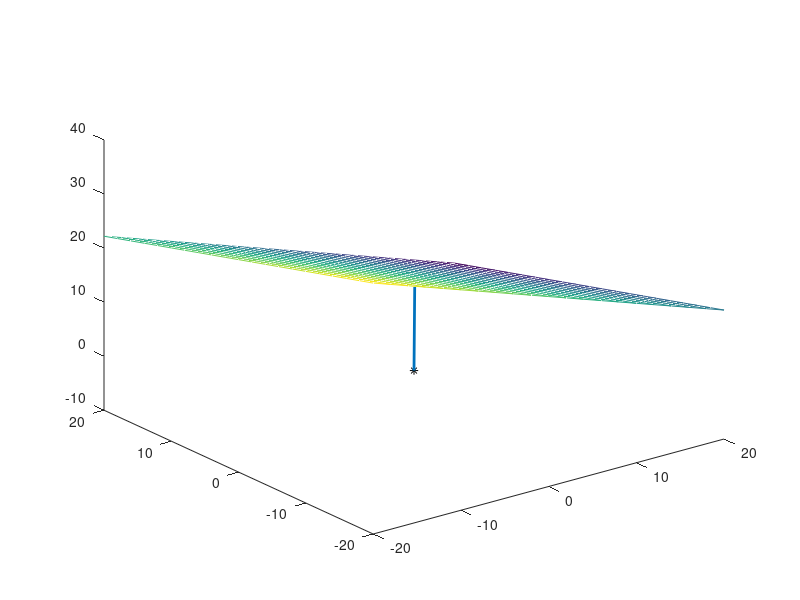

Write MATLAB code to recreate this figure. (Note: this script raises an error after producing the figure.)

addpath(genpath('../'))


clear all;close all;clc;

mu = 1.5 ; % refractive index of medium

fprintf('Testing Forward Projection for Case 1: Air-Medium\n')

fprintf('Case 1: Air-Medium. Refractive index of medium = %f\n',mu);

COP = [0;0;0];  % Camera coordinate system is origin

% generate a flat refractive layer at distance d0
d0 = 15;

% generate random normal of the flat refractive layer
n = [randn(1)*0.3 ; randn(1)*0.3 ; -1 + randn(1)*0.3];
n = n/sqrt(n'*n);
if(n(3)>=0)
    n = -n;
end

% display
figure;plot3(COP(1),COP(2),COP(3),'k-*');hold on;
[xx,yy] = meshgrid(-20:2:20,-20:2:20);
zz = (-d0 - n(1)*xx - n(2)*yy)/n(3);
mesh(xx,yy,zz);hold on

% Now we generate image points and find the final refracted ray working
% from the camera.
Ntrial = 100;
fprintf('Testing %d feature points\n',Ntrial);

deltad = 5;

for trial = 1:Ntrial
    % generate random image feature point in normalized coordinate system
    x2D = rand(2,1) - 0.5;

    rayD = [x2D ; 1];

    %find intersection of this ray with the flat refracting plane
    lamda = -d0/(n'*rayD);

    % lamda should be > 0 so that 3D point is in front
    while(lamda < 0)
        x2D = rand(2,1) - 0.5;
        rayD = [x2D ; 1];
        %find intersection of this ray with the flat plane
        % lamda*vi should lie on the plane
        lamda = -d0/(n'*rayD);
    end

    q = lamda*rayD; % q lies on flat refracting plane


    line([COP(1) ; q(1)], [COP(2) ; q(2)],[COP(3) ; q(3)] ,'LineWidth', 2 );hold on;



    % find refracted ray
    [v2,~,~] = RefractedRay(q,n,1,mu);


    %find a 3D point on this ray at some random distance
    fac = abs(20) + 10*rand(1);%, first use planar points
%     fac = abs((d0+deltad-(n'*q))/(n'*v2)*norm(v2));

    p = q + fac*v2/norm(v2);


    plot3(p(1),p(2),p(3),'g-s');hold on;
    line([p(1) ; q(1)], [p(2) ; q(2)],[p(3) ; q(3)] ,'LineWidth', 2 );


    % now we solve the forward projection equation to find the image
    % projection of this 3D point
    M = SolveForwardProjectionCase1(d0,n,mu,p);

    imageProj = [M(1)/M(3); M(2)/M(3)];

    % the image projection should match the original feature point
    ee(trial,1) = sum(abs(imageProj - x2D));

    xy(:,trial) = x2D + randn(2,1)*1e-4;
    XYZ(:,trial) = p;
end
figure;plot(ee);title('error between ground truth and computed projection using AFP');
fprintf('mean error between ground truth feature point and computed projection using AFP = %f\n',mean(ee));

Rgt = eye(3);
Tgt = zeros(3,1);

opt_z = [rand(1,2)*2-1,-1]';opt_z = opt_z ./ norm(opt_z);
rotaxis = cross([0;0;1],opt_z);
rotaxis = rotaxis ./ norm(rotaxis);
rotangle = acos(dot(opt_z,[0;0;1]));
% R = expSO3(theta*rotaxis);
% rotaxis = randn(3,1);%cross(n,[0,0,-1]');
% rotaxis = rotaxis./norm(rotaxis);
% rotangle = rand(1)*0.001;%acos(dot(n,[0,0,-1]'));
if abs(rotangle) > 1e-6
    Rgt = expSO3(rotangle.*rotaxis)';
    XYZnew = Rgt' * XYZ;
    Tgt = -Rgt*(d0 + 2 + rand(3,1).*5);%[0;0;-mean(XYZnew(3,:))];
    XYZ = XYZnew+(-Rgt'*Tgt);
end
w = Rot2RPY(Rgt);

Rgt

disp('=======================')
KK = eye(3);
CameraRays = [xy;ones(1,size(xy,2))];
Pall = XYZ;

N = size(Pall,2);

figure;
set(gcf,'Color',[1 1 1]);
set(gca,'FontSize',16);
set(gca,'FontName','Arial');
plot3(Pall(1,:),Pall(2,:),Pall(3,:),'r*');
title('3D Points in Object Coordinate System');
grid on

ray2D = inv(KK)*CameraRays;

disp('=================================')
disp('=================================')
fprintf('Now running 8 pt algorithm for planar grid\n');
disp('==========8 pt =======================')
solVec = EightPointEstimationOneLayerCase1KnownMu(ray2D,Pall,mu);
ne8pt = solVec(1:3);
tau8pt = solVec(4);
R8pt = RPY2Rot(solVec(5:7));
t8pt = solVec(8:10);
w8pt = solVec(5:7);
disp('======8 pt ==========')
fprintf('rotation [degrees]: true = [%f,%f,%f], estimated = [%f,%f,%f]\n',w(1),w(2),w(3),w8pt(1),w8pt(2),w8pt(3));
fprintf('translation [m]: true = [%f,%f,%f], estimated = [%f,%f,%f]\n',Tgt(1),Tgt(2),Tgt(3),t8pt(1),t8pt(2),t8pt(3));
fprintf('distance of plane in m: ground truth = %f, estimated = %f\n',d0,tau8pt);

Reproj8pt = ReprojectionErrorOneLayersCase1(ne8pt,w8pt,t8pt,tau8pt,CameraRays,Pall,KK,mu);
fprintf('After 8 pt algo: Reprojection Error = %f pixels\n',Reproj8pt);


disp('===============================')
disp('===============================')
disp('===============================')
fprintf('We got the initial estimates. Now minimizing re-projection error using analytical forward projection equations');
%non-linear optimization
x0 = [ne8pt(1:2)/abs(ne8pt(3)) ; w8pt ; t8pt ; tau8pt ; ];
options = optimset('Display','iter','TolFun',1e-6,'TolX',1e-6,'MaxIter',5000,'MaxFunEvals',10000);
x = lsqnonlin(@CostFuncOneLayersCase1,x0,[],[],options,CameraRays,Pall,KK,mu);
ne8pt_1 = [x(1:2) ; -1];
ne8pt_1 = ne8pt_1/norm(ne8pt_1);
w8pt_1 = x(3:5);
t8pt_1 = x(6:8);
tau8pt_1 = x(9);

disp('======After Non-Linear refinement==========')
fprintf('rotation [degrees]: true = [%f,%f,%f], estimated = [%f,%f,%f]\n',w(1),w(2),w(3),x(3),x(4),x(5));
fprintf('translation [m]: true = [%f,%f,%f], estimated = [%f,%f,%f]\n',Tgt(1),Tgt(2),Tgt(3),x(6),x(7),x(8));
fprintf('distance of plane in m: ground truth = %f, estimated = %f\n',d0,x(9));
Reproj8ptBA = ReprojectionErrorOneLayersCase1(ne8pt_1,w8pt_1,t8pt_1,tau8pt_1,CameraRays,Pall,KK,mu);
fprintf('Final reprojection error = %f pixels\n',Reproj8ptBA);


disp('===============================')
disp('===============================')
disp('===============================')
fprintf('We got the initial estimates. Now minimizing re-projection error using analytical backward projection equations');

refra_n1 = 1;
refra_n2 = mu;
R1 = RPY2Rot(solVec(5:7));
t1 = -R1'*solVec(8:10);
views = 1;

% covert normal to Rpre
n1t = R1'*ne8pt;n1t = n1t./norm(n1t);

d = abs(dot(n1t,t1)) - tau8pt;

if n1t(3)<0, n1t = n1t*-1;end
rotaxis = cross(n1t,[0;0;1]);
rotaxis = rotaxis ./ norm(rotaxis);
theta = acos(dot(n1t,[0;0;1]));
if abs(theta) < 1e-6
    Rpre = eye(3);
else
    Rpre = expSO3(theta*rotaxis);
end
assert(abs(dot(Rpre*n1t,[0;0;1])-1)<1e-6);

[nopt,dopt,R,t] = solveJointOptimization({XYZ},{xy}, KK, refra_n1, refra_n2, Rpre, d, {R1}, {t1},views);

x(3:5) = Rot2RPY(R);
x(6:8) = t;
tmp = -R'*t;
x(9) = abs(dot(nopt,tmp)) - dopt;
ne8pt_2 = R*nopt;
w8pt_2 = x(3:5);
t8pt_2 = x(6:8);
tau8pt_2 = x(9);

disp('======After Non-Linear refinement==========')
fprintf('rotation [degrees]: true = [%f,%f,%f], estimated = [%f,%f,%f]\n',w(1),w(2),w(3),x(3),x(4),x(5));
fprintf('translation [m]: true = [%f,%f,%f], estimated = [%f,%f,%f]\n',Tgt(1),Tgt(2),Tgt(3),x(6),x(7),x(8));
fprintf('distance of plane in m: ground truth = %f, estimated = %f\n',d0,x(9));
Reproj8ptBA = ReprojectionErrorOneLayersCase1(ne8pt_2,w8pt_2,t8pt_2,tau8pt_2,CameraRays,Pall,KK,mu);
fprintf('Final reprojection error = %f pixels\n',Reproj8ptBA);


function [n,d,R,t] = solveJointOptimization(Q,q,K,ior1,ior2,Rpre,d,R0,t0,id)
% this n is norm of the refractive plane in camera coordinate system
% d is the perpendicular distance between the refractive plane to the
% camera center.

    %% here starts joint optimization
    views = length(Q);
    views = min(views,id);
    rvec=cell(views,1);
    tvec=cell(views,1);
    norm_ray_u = cell(views,1);
    R = cell(views,1);
    t = cell(views,1);
    lambda = ior1 / ior2;

    for i = 1:views
        % get initial pose
%         [rvec{i},tvec{i}] = cv.solvePnP(Q{i}',q{i}',K,'Method','Iterative');
        R{i} = R0{i};
        t{i} = t0{i};% t in world coordinate
        if size(q{i},1) == 2
            % get homogeneous coordinates
            q{i} = [q{i};ones(1,size(q{i},2))];
        end
        % step-1, ray in camera
        ray_u = inv(K)*q{i};
        norm_ray_u{i} = ray_u ./ sqrt(ray_u(1,:).^2+ray_u(2,:).^2+ray_u(3,:).^2);
    end
    %%%%%%%%%%% above data will not change during optimization %%%%%%%%%%%%

    len = views*6+3+1;
    x0 = zeros(len,1);
    for i = 1:views
        x0(i*6-5:i*6) = [logSO3(R{i});t{i}];
    end
    x0(len-3:end) = [logSO3(Rpre);d];

    [x,~] = solver_gn(x0,Q,norm_ray_u,lambda,views);

    Ropt = cell(views,1);
    topt = cell(views,1);
    for i = 1:views
        Ropt{i} = expSO3(x(i*6-5:i*6-3));
        topt{i} = x(i*6-2:i*6);
    end

    R = Ropt{1};
    t = -R*topt{i};

    Rpre = expSO3(x(end-3:end-1));
    d = x(end);
    % refractive points in camera coordinate system, n = [0 0 1]
    nideal = [0,0,1]';
    n = Rpre'*nideal;
end

function [costs, A, b] = func(x,Q,norm_ray_u,lambda,views)
    Rw = cell(views,1);
    tw = cell(views,1);
    for i = 1:views
        Rw{i} = expSO3(x(i*6-5:i*6-3));
        tw{i} = x(i*6-2:i*6);
    end
    Rpre = expSO3(x(end-3:end-1));
    d = x(end);

    costs = 0;
    A = zeros(length(x),length(x));
    b = zeros(length(x),1);
    for i = 1:views
        ray_w = Rw{i}'*norm_ray_u{i};% 3xn
        q = Rpre * ray_w;%3xn
        t = Rpre * tw{i};%3x1
        % refractive point in world
        Q1 = [q(3,:).*t + (-t(3)+d)*q;q(3,:)];
        R1 = [q(1:2,:).*lambda;-sqrt(1-lambda^2+lambda^2.*q(3,:).^2);zeros(1,size(q,2))];
        % to plucker
        lparams = zeros(6,size(Q1,2));
        for j = 1:size(Q1,2)
            lparams(:,j) = plucker_line(Q1(:,j),R1(:,j));
        end

        P0 = Q{i};
        P = Rpre * P0;
        QcL123 = -cross(P, lparams(1:3,:));

        % single view cost and grad
        cost = 0;
        A0 = zeros(10,10);
        b0 = zeros(10,1);
        for j = 1:size(Q1,2)
            u = QcL123(:,j) + lparams(4:6,j);
            cost = cost + u'*u;

            if nargout > 1
                % derivative using chian rule
                dudp = skewm(lparams(1:3,j));
                dpdRpre = -Rpre*skewm(P0(:,j));
                Ap = dudp * [zeros(3,3) zeros(3,3) dpdRpre zeros(3,1)];


                dudl123 = -skewm(P(:,j));
                AQ = [0 0 0 R1(1,j);0 0 0 R1(2,j);0 0 0 R1(3,j)];
                Aq = [-t(3)+d 0 t(1);0 -t(3)+d t(2);0 0 d;0 0 1];
                dqdR = Rpre * skewm(ray_w(:,j));
                dqdRpre = -Rpre * skewm(ray_w(:,j));
                dQdt = [q(3,j) 0 -q(1,j);0 q(3,j) -q(2,j);0 0 0;0 0 0];
                dQdd = [q(1,j);q(2,j);q(3,j);0];

                AR = [q(3,j) 0 0 0;0 q(3,j) 0 0;0 0 q(3,j) 0];
                ARq = [lambda 0 0;0 lambda 0;0 0 -lambda^2/R1(3,j)*q(3,j);0 0 0];
                Al1 = dudl123 * ([AQ*Aq*dqdR AQ*dQdt AQ*Aq*dqdRpre AQ*dQdd] + ...
                                 [AR*ARq*dqdR zeros(3,3) AR*ARq*dqdRpre zeros(3,1)]);

                aa = Q1(1:3,j); bb = R1(1:3,j);
                dl456dQ = [-skewm(bb) zeros(3,1)];
                dl456dR = [skewm(aa) zeros(3,1)];


                Al2 = dl456dQ * [Aq*dqdR dQdt Aq*dqdRpre dQdd] + [dl456dR*ARq*dqdR zeros(3,3) dl456dR*ARq*dqdRpre zeros(3,1)];

                % combine
                Atmp = Ap + Al1 + Al2;
                A0 = A0 + Atmp'*Atmp;
                b0 = b0 + Atmp'*u;
            end
        end
        costs = costs + cost;
        A(i*6-5:i*6,i*6-5:i*6) = A(i*6-5:i*6,i*6-5:i*6) + A0(1:6,1:6);
        A(i*6-5:i*6,end-3:end) = A(i*6-5:i*6,end-3:end) + A0(1:6,7:10);
        A(end-3:end,i*6-5:i*6) = A(end-3:end,i*6-5:i*6) + A0(7:10,1:6);
        A(end-3:end,end-3:end) = A(end-3:end,end-3:end) + A0(7:10,7:10);
        b(i*6-5:i*6) = b(i*6-5:i*6) + b0(1:6);
        b(end-3:end) = b(end-3:end) + b0(7:10);
    end
end

function [x,finalcost] = solver_gn(x,Q,norm_ray_u,lambda,views)
    [oldcost, A, b] = func(x,Q,norm_ray_u,lambda,views);

    maxiter = 1000;
    exitcnt = 0;
    for iter = 1:maxiter
        % call cost
        % compute gradient
        disp(['iter', num2str(iter), ', cost: ', num2str(oldcost)]);
        xi = -(A)\(b);

        newx = x;
        for i = 1:views
            newx(i*6-5:i*6-3) = logSO3(expSO3(x(i*6-5:i*6-3))*expSO3(xi(i*6-5:i*6-3)));
            newx(i*6-2:i*6) = x(i*6-2:i*6) + xi(i*6-2:i*6);
        end
        newx(end-3:end-1) = logSO3(expSO3(x(end-3:end-1))*expSO3(xi(end-3:end-1)));
        newx(end) = newx(end) + xi(end);

        [newcost, newA, newb] = func(newx,Q,norm_ray_u,lambda,views);
        if abs(newcost - oldcost) < 1e-10
            break;
        end
        if newcost < oldcost
            oldcost = newcost;
            x = newx;
            A = newA;
            b = newb;
            exitcnt = 0;
        else
%             oldcost = newcost;
            x = newx;
            A = newA;
            b = newb;
            exitcnt = exitcnt + 1;
            if exitcnt > 10
                break;
            end
        end
    end

    if nargout > 1
        finalcost=oldcost;
    end
end



